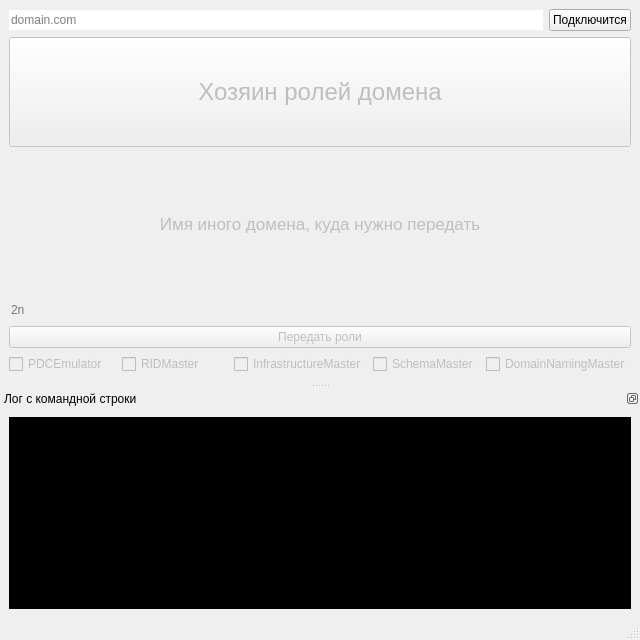
<?xml version="1.0" encoding="UTF-8"?>
<ui version="4.0">
 <class>MainWindow</class>
 <widget class="QMainWindow" name="MainWindow">
  <property name="geometry">
   <rect>
    <x>0</x>
    <y>0</y>
    <width>640</width>
    <height>640</height>
   </rect>
  </property>
  <property name="windowTitle">
   <string>Смена контроллера домена</string>
  </property>
  <property name="windowIcon">
   <iconset>
    <normaloff>server.svg</normaloff>server.svg</iconset>
  </property>
  <property name="styleSheet">
   <string notr="true"/>
  </property>
  <property name="tabShape">
   <enum>QTabWidget::Rounded</enum>
  </property>
  <widget class="QWidget" name="centralwidget">
   <layout class="QVBoxLayout" name="verticalLayout_2" stretch="0,1,2">
    <item>
     <layout class="QHBoxLayout" name="horizontalLayout">
      <item>
       <widget class="QLineEdit" name="lineEdit_domain">
        <property name="sizePolicy">
         <sizepolicy hsizetype="Expanding" vsizetype="Fixed">
          <horstretch>0</horstretch>
          <verstretch>0</verstretch>
         </sizepolicy>
        </property>
        <property name="toolTip">
         <string>Имя домена, откуда будет выполнена передача.</string>
        </property>
        <property name="statusTip">
         <string>Имя домена, откуда будет выполнена передача.</string>
        </property>
        <property name="whatsThis">
         <string/>
        </property>
        <property name="inputMask">
         <string/>
        </property>
        <property name="frame">
         <bool>false</bool>
        </property>
        <property name="placeholderText">
         <string>domain.com</string>
        </property>
       </widget>
      </item>
      <item>
       <widget class="QPushButton" name="pushButton_connect">
        <property name="enabled">
         <bool>true</bool>
        </property>
        <property name="sizePolicy">
         <sizepolicy hsizetype="Minimum" vsizetype="Maximum">
          <horstretch>0</horstretch>
          <verstretch>0</verstretch>
         </sizepolicy>
        </property>
        <property name="statusTip">
         <string>Подключится к домену</string>
        </property>
        <property name="text">
         <string>Подключится</string>
        </property>
       </widget>
      </item>
     </layout>
    </item>
    <item>
     <layout class="QGridLayout" name="gridLayout">
      <item row="0" column="0">
       <widget class="QPushButton" name="pushButton_ownersOfDomain">
        <property name="enabled">
         <bool>false</bool>
        </property>
        <property name="sizePolicy">
         <sizepolicy hsizetype="Minimum" vsizetype="Ignored">
          <horstretch>0</horstretch>
          <verstretch>0</verstretch>
         </sizepolicy>
        </property>
        <property name="font">
         <font>
          <pointsize>-1</pointsize>
          <italic>false</italic>
          <stylestrategy>PreferDefault</stylestrategy>
         </font>
        </property>
        <property name="toolTip">
         <string>&lt;!DOCTYPE HTML PUBLIC &quot;-//W3C//DTD HTML 4.0//EN&quot; &quot;http://www.w3.org/TR/REC-html40/strict.dtd&quot;&gt;
&lt;html&gt;&lt;head&gt;&lt;meta name=&quot;qrichtext&quot; content=&quot;1&quot; /&gt;&lt;style type=&quot;text/css&quot;&gt;
p, li { white-space: pre-wrap; }
&lt;/style&gt;&lt;/head&gt;&lt;body style=&quot; font-family:'MS Shell Dlg 2'; font-size:8pt; font-weight:400; font-style:normal;&quot;&gt;
&lt;p style=&quot; margin-top:0px; margin-bottom:0px; margin-left:0px; margin-right:0px; -qt-block-indent:0; text-indent:0px;&quot;&gt;&lt;span style=&quot; font-size:10pt;&quot;&gt;Получить текущего хозяина ролей в домене&lt;/span&gt;&lt;/p&gt;
&lt;p style=&quot; margin-top:12px; margin-bottom:12px; margin-left:0px; margin-right:0px; -qt-block-indent:0; text-indent:0px;&quot;&gt;&lt;span style=&quot; font-family:'Open Sans,sans-serif'; font-size:10pt; font-weight:600; color:#313131; background-color:#ffffff;&quot;&gt;Будет выполнена команда:&lt;/span&gt;&lt;/p&gt;
&lt;p style=&quot; margin-top:12px; margin-bottom:12px; margin-left:0px; margin-right:0px; -qt-block-indent:0; text-indent:0px;&quot;&gt;&lt;span style=&quot; font-size:10pt; font-weight:600; color:#0000ff;&quot;&gt;netdom query fsmo&lt;/span&gt;&lt;/p&gt;&lt;/body&gt;&lt;/html&gt;</string>
        </property>
        <property name="statusTip">
         <string>Получить текущего хозяина ролей в домене</string>
        </property>
        <property name="styleSheet">
         <string notr="true">QPushButton {
	font-size: 24px;
}</string>
        </property>
        <property name="text">
         <string>Хозяин ролей домена</string>
        </property>
       </widget>
      </item>
     </layout>
    </item>
    <item>
     <layout class="QVBoxLayout" name="verticalLayout_3">
      <item>
       <layout class="QVBoxLayout" name="verticalLayout_4">
        <item>
         <widget class="QLabel" name="label_info_aboutanotherdomain">
          <property name="enabled">
           <bool>false</bool>
          </property>
          <property name="font">
           <font>
            <pointsize>13</pointsize>
           </font>
          </property>
          <property name="text">
           <string>Имя иного домена, куда нужно передать</string>
          </property>
          <property name="alignment">
           <set>Qt::AlignCenter</set>
          </property>
         </widget>
        </item>
        <item>
         <widget class="QLineEdit" name="lineEdit">
          <property name="enabled">
           <bool>false</bool>
          </property>
          <property name="toolTip">
           <string>Имя домена, куда будет выполнена передача.</string>
          </property>
          <property name="statusTip">
           <string>Имя домена, куда будет выполнена передача.</string>
          </property>
          <property name="frame">
           <bool>false</bool>
          </property>
          <property name="placeholderText">
           <string>2n</string>
          </property>
          <property name="cursorMoveStyle">
           <enum>Qt::VisualMoveStyle</enum>
          </property>
          <property name="clearButtonEnabled">
           <bool>false</bool>
          </property>
         </widget>
        </item>
       </layout>
      </item>
      <item>
       <widget class="QPushButton" name="pushButton_changedomain">
        <property name="enabled">
         <bool>false</bool>
        </property>
        <property name="toolTip">
         <string>&lt;!DOCTYPE HTML PUBLIC &quot;-//W3C//DTD HTML 4.0//EN&quot; &quot;http://www.w3.org/TR/REC-html40/strict.dtd&quot;&gt;
&lt;html&gt;&lt;head&gt;&lt;meta name=&quot;qrichtext&quot; content=&quot;1&quot; /&gt;&lt;style type=&quot;text/css&quot;&gt;
p, li { white-space: pre-wrap; }
&lt;/style&gt;&lt;/head&gt;&lt;body style=&quot; font-family:'MS Shell Dlg 2'; font-size:8pt; font-weight:400; font-style:normal;&quot;&gt;
&lt;p style=&quot; margin-top:12px; margin-bottom:12px; margin-left:0px; margin-right:0px; -qt-block-indent:0; text-indent:0px;&quot;&gt;&lt;span style=&quot; font-size:10pt;&quot;&gt;Передачи ролей FSMO между контроллерами Active Directory.&lt;/span&gt;&lt;/p&gt;
&lt;p style=&quot; margin-top:12px; margin-bottom:12px; margin-left:0px; margin-right:0px; -qt-block-indent:0; text-indent:0px;&quot;&gt;&lt;span style=&quot; font-size:10pt; font-weight:600;&quot;&gt;Будет выполнены команды:&lt;/span&gt;&lt;/p&gt;
&lt;p style=&quot; margin-top:12px; margin-bottom:12px; margin-left:0px; margin-right:0px; -qt-block-indent:0; text-indent:0px;&quot;&gt;&lt;span style=&quot; font-family:'Consolas'; font-size:10pt; font-weight:600; color:#0000ff; background-color:#f9f2f4;&quot;&gt;1. ntdsutil&lt;/span&gt;&lt;/p&gt;
&lt;p style=&quot; margin-top:12px; margin-bottom:12px; margin-left:0px; margin-right:0px; -qt-block-indent:0; text-indent:0px;&quot;&gt;&lt;span style=&quot; font-family:'Consolas'; font-size:10pt; font-weight:600; color:#0000ff; background-color:#f9f2f4;&quot;&gt;2. roles&lt;/span&gt;&lt;/p&gt;
&lt;p style=&quot; margin-top:12px; margin-bottom:12px; margin-left:0px; margin-right:0px; -qt-block-indent:0; text-indent:0px;&quot;&gt;&lt;span style=&quot; font-family:'Consolas'; font-size:10pt; font-weight:600; color:#0000ff; background-color:#f9f2f4;&quot;&gt;3. connections&lt;/span&gt;&lt;/p&gt;
&lt;p style=&quot; margin-top:12px; margin-bottom:12px; margin-left:0px; margin-right:0px; -qt-block-indent:0; text-indent:0px;&quot;&gt;&lt;span style=&quot; font-family:'Consolas'; font-size:10pt; font-weight:600; color:#0000ff; background-color:#f9f2f4;&quot;&gt;4. connect to server &amp;lt;name of server&amp;gt;&lt;/span&gt;&lt;/p&gt;
&lt;p style=&quot; margin-top:12px; margin-bottom:12px; margin-left:0px; margin-right:0px; -qt-block-indent:0; text-indent:0px;&quot;&gt;&lt;span style=&quot; font-family:'Consolas'; font-size:10pt; font-weight:600; color:#0000ff; background-color:#f9f2f4;&quot;&gt;5. transfer ...&lt;/span&gt;&lt;/p&gt;&lt;/body&gt;&lt;/html&gt;</string>
        </property>
        <property name="statusTip">
         <string>Передачи ролей FSMO между контроллерами Active Directory.</string>
        </property>
        <property name="text">
         <string>Передать роли</string>
        </property>
       </widget>
      </item>
      <item>
       <layout class="QHBoxLayout" name="horizontalLayout_2">
        <item>
         <widget class="QCheckBox" name="checkBox_PDCEmulator">
          <property name="enabled">
           <bool>false</bool>
          </property>
          <property name="toolTip">
           <string>Передать PDCEmulator. Команда: transfer pdc</string>
          </property>
          <property name="statusTip">
           <string>Передать PDCEmulator. Команда: transfer pdc</string>
          </property>
          <property name="text">
           <string>PDCEmulator</string>
          </property>
         </widget>
        </item>
        <item>
         <widget class="QCheckBox" name="checkBox_RIDMaster">
          <property name="enabled">
           <bool>false</bool>
          </property>
          <property name="toolTip">
           <string>Передать RIDMaster Команда: transfer rid master</string>
          </property>
          <property name="statusTip">
           <string>Передать RIDMaster. Команда: transfer rid master</string>
          </property>
          <property name="text">
           <string>RIDMaster</string>
          </property>
         </widget>
        </item>
        <item>
         <widget class="QCheckBox" name="checkBox_InfrastructureMaster">
          <property name="enabled">
           <bool>false</bool>
          </property>
          <property name="toolTip">
           <string>Передать InfrastructureMaster. Команда: transfer infrastructure master</string>
          </property>
          <property name="statusTip">
           <string>Передать InfrastructureMaster. Команда: transfer infrastructure master</string>
          </property>
          <property name="text">
           <string>InfrastructureMaster</string>
          </property>
         </widget>
        </item>
        <item>
         <widget class="QCheckBox" name="checkBox_SchemaMaster">
          <property name="enabled">
           <bool>false</bool>
          </property>
          <property name="toolTip">
           <string>Передать SchemaMaster. Команда: transfer schema master</string>
          </property>
          <property name="statusTip">
           <string>Передать SchemaMaster. Команда: transfer schema master</string>
          </property>
          <property name="text">
           <string>SchemaMaster</string>
          </property>
         </widget>
        </item>
        <item>
         <widget class="QCheckBox" name="checkBox_DomainNamingMaster">
          <property name="enabled">
           <bool>false</bool>
          </property>
          <property name="toolTip">
           <string>Передать DomainNamingMaster. Команда: transfer naming master</string>
          </property>
          <property name="statusTip">
           <string>Передать DomainNamingMaster. Команда: transfer naming master</string>
          </property>
          <property name="text">
           <string>DomainNamingMaster</string>
          </property>
         </widget>
        </item>
       </layout>
      </item>
     </layout>
    </item>
   </layout>
  </widget>
  <widget class="QStatusBar" name="statusbar"/>
  <widget class="QDockWidget" name="dockWidget">
   <property name="features">
    <set>QDockWidget::DockWidgetFloatable|QDockWidget::DockWidgetMovable</set>
   </property>
   <property name="windowTitle">
    <string>Лог с командной строки</string>
   </property>
   <attribute name="dockWidgetArea">
    <number>8</number>
   </attribute>
   <widget class="QWidget" name="dockWidgetContents">
    <layout class="QVBoxLayout" name="verticalLayout">
     <item>
      <widget class="QTextBrowser" name="textBrowser_log_fromPS">
       <property name="mouseTracking">
        <bool>false</bool>
       </property>
       <property name="autoFillBackground">
        <bool>false</bool>
       </property>
       <property name="styleSheet">
        <string notr="true">QTextBrowser {
	background-color: rgb(0, 0, 0);
	color: rgb(238, 237, 240);
	font: bold 10px;
}</string>
       </property>
       <property name="html">
        <string>&lt;!DOCTYPE HTML PUBLIC &quot;-//W3C//DTD HTML 4.0//EN&quot; &quot;http://www.w3.org/TR/REC-html40/strict.dtd&quot;&gt;
&lt;html&gt;&lt;head&gt;&lt;meta name=&quot;qrichtext&quot; content=&quot;1&quot; /&gt;&lt;style type=&quot;text/css&quot;&gt;
p, li { white-space: pre-wrap; }
&lt;/style&gt;&lt;/head&gt;&lt;body style=&quot; font-family:'MS Shell Dlg 2'; font-size:10px; font-weight:600; font-style:normal;&quot;&gt;
&lt;p style=&quot;-qt-paragraph-type:empty; margin-top:0px; margin-bottom:0px; margin-left:0px; margin-right:0px; -qt-block-indent:0; text-indent:0px; font-size:8pt; font-weight:400;&quot;&gt;&lt;br /&gt;&lt;/p&gt;&lt;/body&gt;&lt;/html&gt;</string>
       </property>
       <property name="overwriteMode">
        <bool>true</bool>
       </property>
       <property name="placeholderText">
        <string/>
       </property>
      </widget>
     </item>
    </layout>
   </widget>
  </widget>
  <action name="action_about">
   <property name="text">
    <string>О нас...</string>
   </property>
  </action>
 </widget>
 <resources/>
 <connections/>
</ui>
